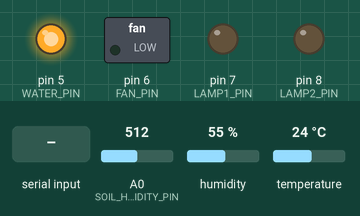
Bench run of a sketch on a simulated Arduino Uno, built with avr-gcc and run on an emulated ATmega328P. On the bench: switched loads named in the sketch (green lamp = pin HIGH), output pins drawn as LEDs (lit = HIGH). Inputs (shaded band) come from the test bench; at power-on: A0 (SOIL_HUMIDITY_PIN) = 512, humidity 55 %, temperature 24 °C. The local clock reads 2024-03-15 10:24:30 at power-on unless the sketch sets it; what the sketch prints to the serial monitor is not drawn.

Above: at 1.2 s.
1.3 s: A0 (SOIL_HUMIDITY_PIN) set to 550
3.5 s: A0 (SOIL_HUMIDITY_PIN) set to 570
At 5.7 s:
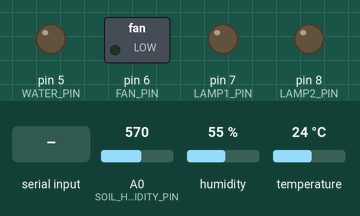
7.8 s: byte 90 received over Serial
At 10.3 s:
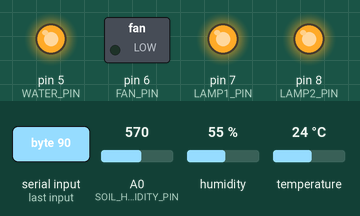
11.4 s: byte 30 received over Serial
At 16.2 s:
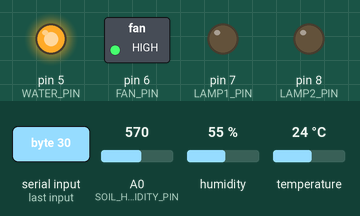
20.0 s: byte 120 received over Serial
At 22.2 s:
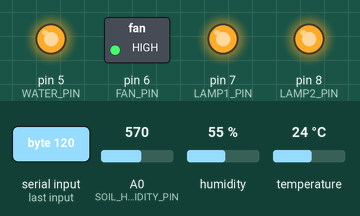
Timing chart, 0 to 23.7 s (numbered marks = the images above; inputs shaded):
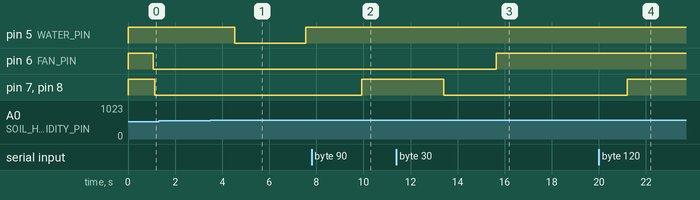

The sketch:

firmware.ino
```cpp
#include <Adafruit_Sensor.h>                       // Biblioteca DHT Sensor Adafruit
#include <DHT.h>
#include <DHT_U.h>
#include <OneWire.h>
#include <DallasTemperature.h>
#include <AutoPID.h>  //autopid rayan
#include <SoftwareSerial.h> // para o dimmer.
#include "DS1307.h"

#define CONSOLE true
#define SERIAL_PLOTTER true

// Configuracao da Planta
#define temperature_air_target 25 //  temperatura objetivo do ambiente
#define temperature_soil_target 25 // temperatura objetivo do solo
#define light_level 2 // 1 = 1 lampada; 2 = 2 lampadas
#define light_time 12 // em horas / ver tempos ideias em cada ciclo da planta em: http://www.greenpower.net.br/blog/fotoperiodo/
#define air_recycle_seg 60*10  // tempo para troca de oxigenio da camera, repete a cada x segundos
#define water_seg 60       // tempo entre as regas, quando abaixo do nivel de umidade, em segundos.


// Sensor Suspenso Umidade e Temperatura
#define DHT_SENSOR_TEMP_HUMID_PIN 2               // Pino do Arduino conectado no Sensor(Data)
#define CALIBRACAO_TEMP 0.4
#define DHTTYPE      DHT22                       // Sensor DHT21 ou (DHT22 e AM2302)
DHT_Unified dht(DHT_SENSOR_TEMP_HUMID_PIN, DHTTYPE);                  // configurando o Sensor DHT - pino e tipo

// Sensor de umidade do solo.
#define SOIL_HUMIDITY_PIN A0

// Sensor temperatura interna.
#define SENSOR_DS18B20_PIN  3 //DEFINE O PINO DIGITAL UTILIZADO PELO SENSOR
OneWire ourWire(SENSOR_DS18B20_PIN); //CONFIGURA UMA INSTÂNCIA ONEWIRE PARA SE COMUNICAR COM O SENSOR
DallasTemperature sensors(&ourWire); //BIBLIOTECA DallasTemperature UTILIZA A OneWire

// Lampada Direita
#define LAMP1_PIN 7

// Lampada Esquerda
#define LAMP2_PIN 8

// Bomba Agua
#define WATER_PIN 5

// Ventilador
#define FAN_PIN 6


// configuracao serial dimmer
 /* Not all pins on the Mega and Mega 2560 support change interrupts,  so only the following can be used for RX:
 10, 11, 12, 13, 50, 51, 52, 53, 62, 63, 64, 65, 66, 67, 68, 69
 */
SoftwareSerial dimmerTemperatureSerial(10, 11); // RX=10, TX=11


// PID - controle temperatura.
#define OUTPUT_MIN -2.0 // limitamos a queda, pois usamos ventilador
#define OUTPUT_MAX +15 // maximo do dimmereh 22, mas por seguranca limitamos em 11, 50% da potencia da resistencia.
#define KP 0.5
#define KI 0.001
#define KD 0

double inputVal, setPoint, outputVal;
//input/output variables passed by reference, so they are updated automatically
AutoPID temperaturePID(&inputVal, &setPoint, &outputVal, OUTPUT_MIN, OUTPUT_MAX, KP, KI, KD);


int lastvaluedimmerok = -1;
uint32_t delayMS;                                  // variável para atraso no tempo
int32_t remain_air_recycle_seg; // variavel de tempo restante para troca de oxigenio da camera
int32_t remain_water_seg; // variavel de tempo restante para irrigacao

// outras variaveis
DS1307 clock;

void setup()
{
  delayMS = 800;  // tempo de ciclo loop principal - objetivo total eh 1 seg.

  Serial.begin(9600);                             // monitor serial 9600 bps
  dht.begin();                                    // inicializa a função

  dimmerTemperatureSerial.begin(9600);

  sensors.begin(); //INICIA O SENSOR

  clock.begin();

  pinMode(LAMP1_PIN, OUTPUT);
  pinMode(LAMP2_PIN, OUTPUT);
  pinMode(WATER_PIN, OUTPUT);
  pinMode(FAN_PIN, OUTPUT);

  digitalWrite(LAMP1_PIN, !LOW);
  digitalWrite(LAMP2_PIN, !LOW);
  digitalWrite(WATER_PIN, !LOW);
  digitalWrite(FAN_PIN, !LOW);

  //if temperature is more than 4 degrees below or above setpoint,
  // OUTPUT will be set to min or max respectively
  //temperaturePID.setBangBang(4);
  //set PID update interval
  temperaturePID.setTimeStep(10*1000); // ms


   /*
  sensor_t sensor;
  dht.temperature().getSensor(&sensor);           // imprime os detalhes do Sensor de Temperatura

  Serial.println("------------------------------------");
  Serial.println("Temperatura");
  Serial.print  ("Sensor:       "); Serial.println(sensor.name);
  Serial.print  ("Valor max:    "); Serial.print(sensor.max_value); Serial.println(" *C");
  Serial.print  ("Valor min:    "); Serial.print(sensor.min_value); Serial.println(" *C");
  Serial.print  ("Resolucao:   "); Serial.print(sensor.resolution); Serial.println(" *C");
  Serial.println("------------------------------------");

  dht.humidity().getSensor(&sensor);            // imprime os detalhes do Sensor de Umidade
  Serial.println("------------------------------------");
  Serial.println("Umidade");
  Serial.print  ("Sensor:       "); Serial.println(sensor.name);
  Serial.print  ("Valor max:    "); Serial.print(sensor.max_value); Serial.println("%");
  Serial.print  ("Valor min:    "); Serial.print(sensor.min_value); Serial.println("%");
  Serial.print  ("Resolucao:   "); Serial.print(sensor.resolution); Serial.println("%");
  Serial.println("------------------------------------");


  delayMS = sensor.min_delay / 5000;            // define o atraso baseado no tempo entre as leituras

   */
}


void displayDateNow(){
    clock.getTime();
    Serial.print(clock.hour, DEC);
    Serial.print(":");
    Serial.print(clock.minute, DEC);
    Serial.print(":");
    Serial.print(clock.second, DEC);
    Serial.print("  ");
    Serial.print(clock.month, DEC);
    Serial.print("/");
    Serial.print(clock.dayOfMonth, DEC);
    Serial.print("/");
    Serial.print(clock.year + 2000, DEC);
    Serial.print("*");
    switch (clock.dayOfWeek) { // Friendly printout the weekday
        case MON:
            Serial.print("MON");
            break;
        case TUE:
            Serial.print("TUE");
            break;
        case WED:
            Serial.print("WED");
            break;
        case THU:
            Serial.print("THU");
            break;
        case FRI:
            Serial.print("FRI");
            break;
        case SAT:
            Serial.print("SAT");
            break;
        case SUN:
            Serial.print("SUN");
            break;
    }
    Serial.println(" ");
}

void loop()
{
  //displayDateNow();

  if (Serial.available() > 0) {
    // read the incoming byte:
    int hours = Serial.read();
    int minutes = Serial.read();

    // say what you got:
    Serial.print(">>>> atualizando horario.... ");
    //Serial.println(hours);
    //Serial.println(minutes);

    clock.fillByHMS(hours, minutes, 00);
    clock.fillByYMD(2020, 9, 28);
    clock.fillDayOfWeek(WED);
    clock.setTime();

    displayDateNow();

  }


  clock.getTime();


  delay(delayMS);                               // atraso entre as medições

  //Serial.println("============");

  // leitura da temperatura e umidade ambiente...

  sensors_event_t event;                        // inicializa o evento da Temperatura

  float temperature_air = 0;

  dht.temperature().getEvent(&event);           // faz a leitura da Temperatura
  if (isnan(event.temperature))                 // se algum erro na leitura
  {
    Serial.println("\n\n!!!!!! Erro na leitura da Temperatura !!!!!!!\n\n");
  }
  else                                          // senão
  {
    temperature_air = event.temperature - CALIBRACAO_TEMP;
  }

  float humidity_air = 0;

  dht.humidity().getEvent(&event);              // faz a leitura de umidade
  if (isnan(event.relative_humidity))           // se algum erro na leitura
  {
    Serial.println("\n\n!!!!!! Erro na leitura da Umidade !!!!!!!\n\n");
  }
  else                                          // senão
  {
    humidity_air = event.relative_humidity;
  }


  // leitura da umidade do solo.

  int umidade_solo_value = analogRead(SOIL_HUMIDITY_PIN);
  // y = -0,1538 x + 146,15


  int umidade_solo_percent = -0.1538*umidade_solo_value + 146.15;

  // temperatura do solo

  float temperature_soil=0;

  if (sensors.isConnected(SENSOR_DS18B20_PIN)){
    Serial.println("\n\n!!!! Falha Sensor Temperatura de Solo !!!!\n\n");
  }else{
    sensors.requestTemperatures();//SOLICITA QUE A FUNÇÃO INFORME A TEMPERATURA DO SENSOR
    temperature_soil = sensors.getTempCByIndex(0);
  }

  // diferenca de temperatura solo e ar
  float diff_temp_ambiente_solo = temperature_air - temperature_soil;


  if(SERIAL_PLOTTER){

    Serial.print("$TIME:");
    Serial.print(clock.hour); Serial.print("h");
    Serial.print(clock.minute); Serial.print("m");
    Serial.print(clock.second);
    Serial.print(", ");

    Serial.print("TemperaturaAir:");
    Serial.print(temperature_air);
    Serial.print(", ");

    Serial.print("TemperaturaAirTarget:");
    Serial.print(temperature_air_target);
    Serial.print(", ");


    Serial.print("UmidadeAir:");
    Serial.print(humidity_air);
    Serial.print(", ");

    Serial.print("TemperaturaSolo:");
    Serial.print(temperature_soil);
    Serial.print(", ");

    Serial.print("UmidadeSolo:");
    Serial.print(umidade_solo_percent);
    Serial.print(", ");


    Serial.print("SaidaDimmerTemp:");
    Serial.print(lastvaluedimmerok);
    Serial.print(", ");

    Serial.print("LAMP:");
    Serial.print((1-digitalRead(LAMP1_PIN))*100);
    Serial.print(", ");

    Serial.print("VENT:");
    Serial.print((1-digitalRead(FAN_PIN))*100);
    Serial.print(", ");

    Serial.println();

    }


  // controle de temperatura...(pid)
  inputVal = temperature_soil;
  setPoint = temperature_soil_target;
  temperaturePID.run(); //call every loop, updates automatically at certain time interval configured.

  //analogWrite(PIN_FAN, outputVal);


  // true when we're at setpoint in tolerance +-1 degree
  if (temperaturePID.atSetPoint(0.5))
  {
    // temperatura OK!!
    //temperaturePID.reset(); // reseta valores do integral e derivativo, para evitar lentidao na retomada.
    if(CONSOLE) Serial.println("Temperatura OK!");

    if(outputVal<0){
      temperaturePID.reset();
    }
  }

  if(remain_air_recycle_seg>0)
  {
    if (outputVal<-0.8)
    {
      // resfriamento, liga ventilador.
      if(CONSOLE){ Serial.print("Ligando Ventilador: "); Serial.println(outputVal); }

      digitalWrite(FAN_PIN, !HIGH);
    }else{
      digitalWrite(FAN_PIN, !LOW);
    }
  }


  // aguecimento, liga resistencia aquecedor.
  int potencia = round(outputVal);

  if(potencia<=0)
  {
    if(CONSOLE){ Serial.println("Desligando Resistencia! "); }
    potencia = 0;
  }

  if(potencia>10) // por seguranca nao ultrapassamos 10 (pode ir ate 22) LIMTIADO NO PID!!
  {
    //if(CONSOLE){ Serial.print("Ligando Resistencia: "); Serial.println(outputVal); }
    //potencia = 10;
  }

  if(clock.hour<6 or clock.hour>18){
    //if(CONSOLE){ Serial.println("Temperatura desabilitada na madrugada. "); }
    //potencia = 0;
  }


  if(potencia!=lastvaluedimmerok)
  {
    if(CONSOLE){ Serial.print("Enviando para Dimmer..."); Serial.println(potencia);}

    byte bytes_to_send[4] =  { 0x02, 0x01, potencia, 0x03 }; // stx, command, potencia 0d a 22d 0x00 ate 0x16 , etx
    dimmerTemperatureSerial.write(bytes_to_send,4);

    //dimmerTemperatureSerial.
    if (dimmerTemperatureSerial.available()){
      dimmerTemperatureSerial.read();
      dimmerTemperatureSerial.read();
      int status = dimmerTemperatureSerial.read();
      dimmerTemperatureSerial.read();

      if(status!=6)
      {
        if(CONSOLE) Serial.println("Dimmer nao reconheceu comando!");
      }else{
        if(CONSOLE) Serial.println("Dimmer OK!");
        lastvaluedimmerok = potencia;
      }

    }else{
      if(CONSOLE) Serial.println("Sem resposta Dimmer");
    }
  }else{
    if(CONSOLE){Serial.print("Mantendo potencia do dimmer..."); Serial.println(lastvaluedimmerok);}
  }

  //Troca de oxigenio da camera
  remain_air_recycle_seg = remain_air_recycle_seg-1;

  if(CONSOLE){ Serial.print("Restante para Troca de Oxigenio "); Serial.println(remain_air_recycle_seg); }

  if(remain_air_recycle_seg<0){
    // hora de reciclar oxigenio
    digitalWrite(FAN_PIN, !HIGH);

    if(CONSOLE){ Serial.print("Ligando Ventilador para Troca de Oxigenio "); Serial.println(remain_air_recycle_seg); }
  }

  if(remain_air_recycle_seg<-10)
  {
    remain_air_recycle_seg = air_recycle_seg;
    digitalWrite(FAN_PIN, !LOW);

    if(CONSOLE){ Serial.print("DESLIGANDO Ventilador para Troca de Oxigenio "); Serial.println(remain_air_recycle_seg); }

  }


  // controle de umidade/irrigacao...(pid)
  if(umidade_solo_percent<60){
    if(CONSOLE){ Serial.print("Restante tempo para Irrigar Novamente "); Serial.println(remain_water_seg); }

    remain_water_seg = remain_water_seg-1;
    if(remain_water_seg<0)
    {
      if(CONSOLE){ Serial.println("Irrigando!!"); }

      digitalWrite(WATER_PIN, !HIGH);
      delay(3*1000); // segundos ligado...
      digitalWrite(WATER_PIN, !LOW);
      remain_water_seg = water_seg;
    }

  }else{
    digitalWrite(WATER_PIN, !LOW);
  }

  // controle de luminosidade (temporal)
  if(clock.hour>=6 and clock.hour<6+light_time){
    digitalWrite(LAMP1_PIN, !HIGH);
    if(light_level==2) digitalWrite(LAMP2_PIN, !HIGH);
  }else{
    digitalWrite(LAMP1_PIN, !LOW);
    digitalWrite(LAMP2_PIN, !LOW);
  }


}
```

Measured:
- the behaviour switches between 560 and 561 on A0 (SOIL_HUMIDITY_PIN) (found by bisection; images 0 and 1)
- after the input at 1.3 s, every drawn part: stays the same
- after the input at 3.5 s, pin 5 (WATER_PIN): HIGH → LOW after 1.0 s, → HIGH 3.0 s later
- after the input at 7.8 s, pin 7 (LAMP1_PIN), pin 8 (LAMP2_PIN): LOW → HIGH after 2.1 s
- after the input at 11.4 s, pin 7 (LAMP1_PIN), pin 8 (LAMP2_PIN): HIGH → LOW after 2.0 s
- after the input at 20.0 s, pin 7 (LAMP1_PIN), pin 8 (LAMP2_PIN): LOW → HIGH after 1.2 s
